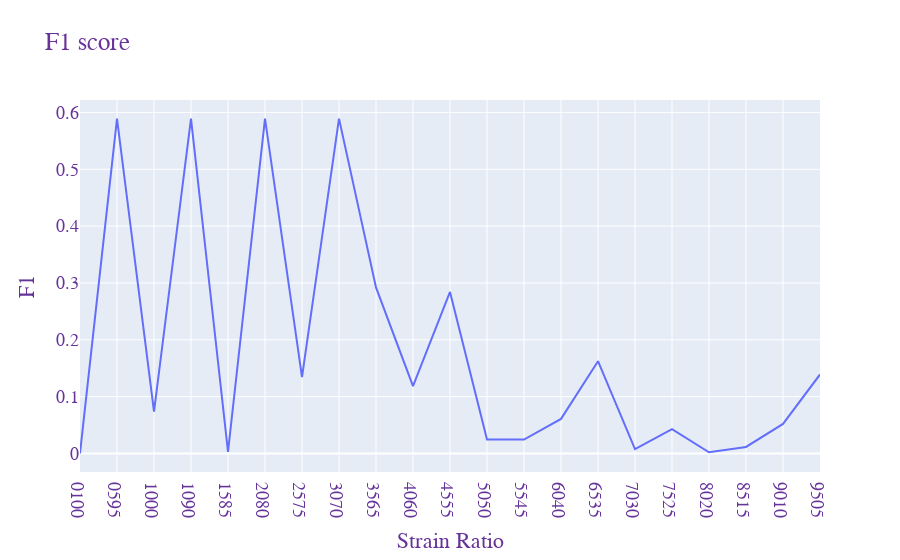

Notebook code for this chart:
### Markdown cell above
<h1>MSE

### Code cell
print(frac_MSE(NAME_FILE=NAME_FILE, JSON_FILE_PATH=JSON_FILE_PATH, VCF_FILE_PATH=VCF_FILE_PATH))

### Figure 1 — Plotly figure (JSON) as saved in the notebook; plotly's stock layout.template omitted (floating-point values rounded to 4 significant figures)
{"data": [{"mode": "lines", "type": "scatter", "x": ["0100", "0595", "1000", "1090", "1585", "2080", "2575", "3070", "3565", "4060", "4555", "5050", "5545", "6040", "6535", "7030", "7525", "8020", "8515", "9010", "9505"], "y": [0.0001834, 0.5891, 0.0736, 0.5891, 0.002716, 0.5891, 0.1343, 0.5891, 0.2923, 0.1185, 0.2842, 0.02451, 0.02461, 0.06088, 0.1624, 0.007609, 0.04286, 0.002205, 0.01156, 0.05204, 0.139, 0.0854, 0.1539, 0.1081, 0.1187, 0.07364, 0.01742, 0.04406, 0.01922, 0.01138, 0.1897, 0.007634, 0.06826, 0.06415, 0.1116, 0.09423, 0.1624, 0.1338, 0.04329, 0.2297, 0.05108, 0.5891]}], "layout": {"font": {"color": "RebeccaPurple", "family": "Courier New, monospace", "size": 18}, "legend": {"title": {"text": ""}}, "title": {"text": "F1 score"}, "xaxis": {"title": {"text": "Strain Ratio"}}, "yaxis": {"title": {"text": "F1"}}}}
